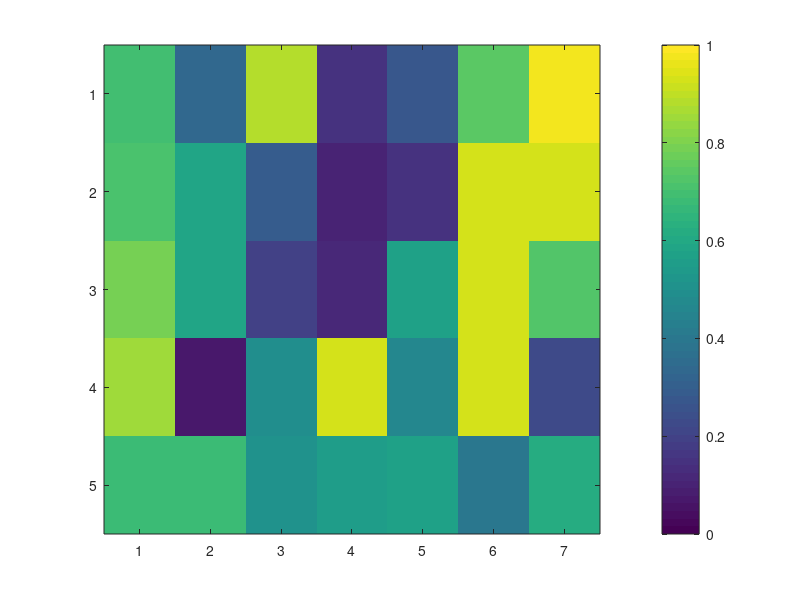

MATLAB code for this plot: (Note: this script raises an error after producing the figure.)
%%%%%%%%%%%%%%%%%%%%%%%%%%%%%%%%%%%%%%%%%%%%%%%%%%%%%%
% Settings of plot in Matlab
% This code was written by Tatsuya Yokota (2020.03.26)
%%%%%%%%%%%%%%%%%%%%%%%%%%%%%%%%%%%%%%%%%%%%%%%%%%%%%%
clear all;
close all;

%描画用関数，統計用関数を含むディレクトリを読み込む
addpath('plotting_function');
addpath('statistical_function');

%%%色プロット%%%
x_names = {'ABC', 'BCD', 'CDE', 'DEF', 'EFG', 'FGH', 'GHI'};
y_names = {'あいう', 'いうえ', 'うえお' ,'えおか', 'おかき'};

R = rand(5,7);

figure(1);clf;
imagesc(R);
colorbar;caxis([0 1]);
Xaxis_string(1:7,x_names,30,12);%文字列を置く位置，置く文字列のセル，角度，文字サイズ
Yaxis_string(1:5,y_names,12);%文字列を置く位置，置く文字列のセル，文字サイズ
print('-dpng','example_colorplot.png');

